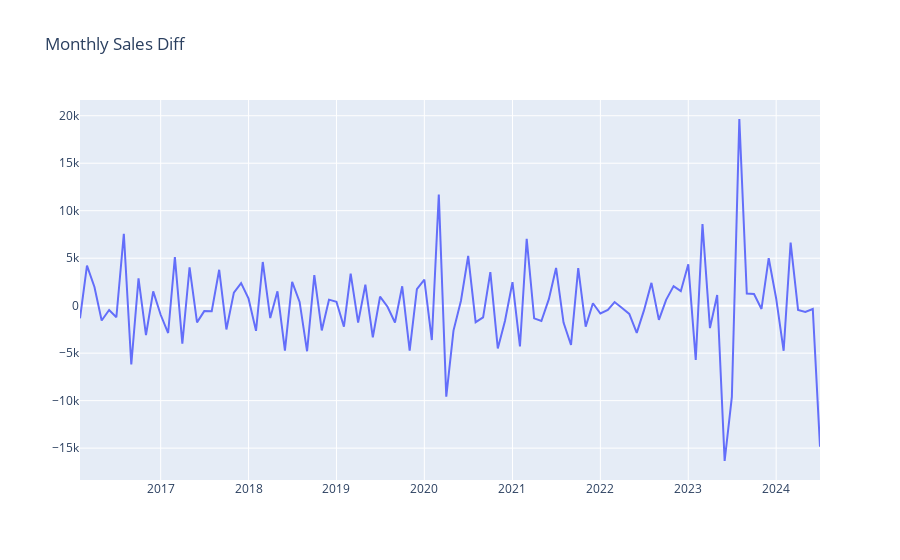

Notebook code for this chart:
### Code cell
# Supongamos que df_diff ya contiene los datos correctos

# Crear los datos de la gráfica
plot_data = [
    go.Scatter(
        x=df_diff['Fecha'],
        y=df_diff['diff'],
        mode='lines'
    )
]

# Definir el layout de la gráfica
plot_layout = go.Layout(
    title='Monthly Sales Diff'
)

# Crear la figura
fig = go.Figure(data=plot_data, layout=plot_layout)

# Mostrar la gráfica
iplot(fig)
